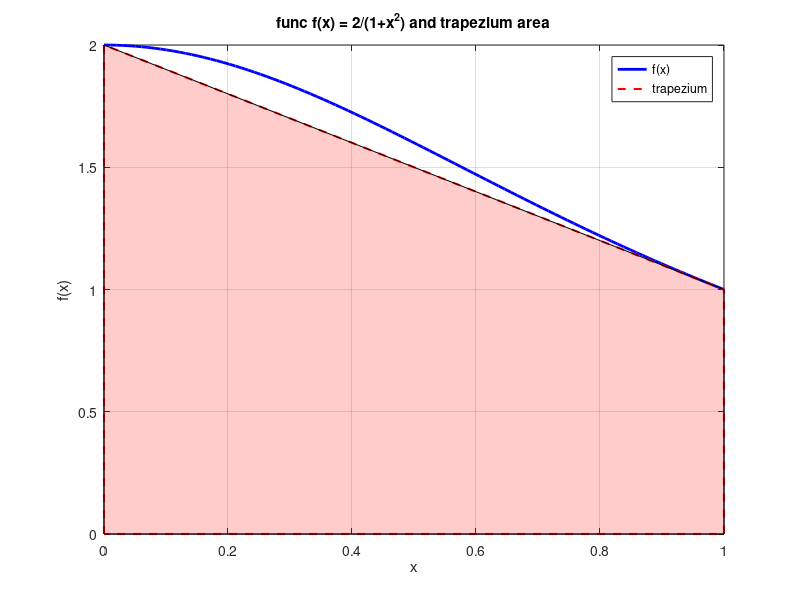

Here is the MATLAB script that generated this plot:
%-----------------------------------< Point a >--------------------------------
% approximate the integral using the trapezium formula
f = @(x) 2 ./ (1 + x.^2);
a = 0;
b = 1;
I_trapezium = (b - a) * (f(a) + f(b)) / 2;
fprintf('approx using trapezium formula: %.8f\n', I_trapezium);

%-----------------------------------< Point b >--------------------------------
% plot the function and the trapezium
x = linspace(0, 1, 100);
y = f(x);
vertices_x = [0, 0, 1, 1, 0];
vertices_y = [0, f(0), f(1), 0, 0];

figure;
plot(x, y, 'b-', 'LineWidth', 2); hold on;
plot(vertices_x, vertices_y, 'r--', 'LineWidth', 1.5);
fill(vertices_x, vertices_y, 'r', 'FaceAlpha', 0.2);
xlabel('x');
ylabel('f(x)');
title('func f(x) = 2/(1+x^2) and trapezium area');
legend('f(x)', 'trapezium', 'Location', 'best');
grid on;
hold off;

%-----------------------------------< Point c >--------------------------------
% approximate the integral using simpson's formula
I_simpson = (b - a) / 6 * (f(a) + 4*f((a + b)/2) + f(b));
fprintf('approx using Simpson''s formula: %.8f\n', I_simpson);
